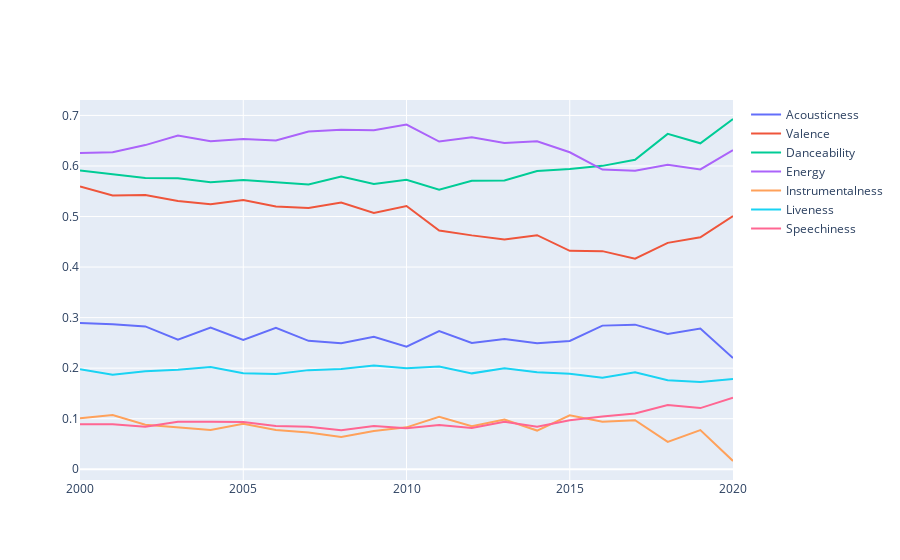

Notebook code for this chart:
### Code cell
# Criar um gráfico de linhas one cada uma das linhas é uma variável diferente

fig = go.Figure()
fig.add_trace(go.Scatter(x=dados_anos['year'], y=dados_anos['acousticness'], name='Acousticness'))
fig.add_trace(go.Scatter(x=dados_anos['year'], y=dados_anos['valence'], name='Valence'))
fig.add_trace(go.Scatter(x=dados_anos['year'], y=dados_anos['danceability'], name='Danceability'))
fig.add_trace(go.Scatter(x=dados_anos['year'], y=dados_anos['energy'], name='Energy'))
fig.add_trace(go.Scatter(x=dados_anos['year'], y=dados_anos['instrumentalness'], name='Instrumentalness'))
fig.add_trace(go.Scatter(x=dados_anos['year'], y=dados_anos['liveness'], name='Liveness'))
fig.add_trace(go.Scatter(x=dados_anos['year'], y=dados_anos['speechiness'], name='Speechiness'))
fig.show()
